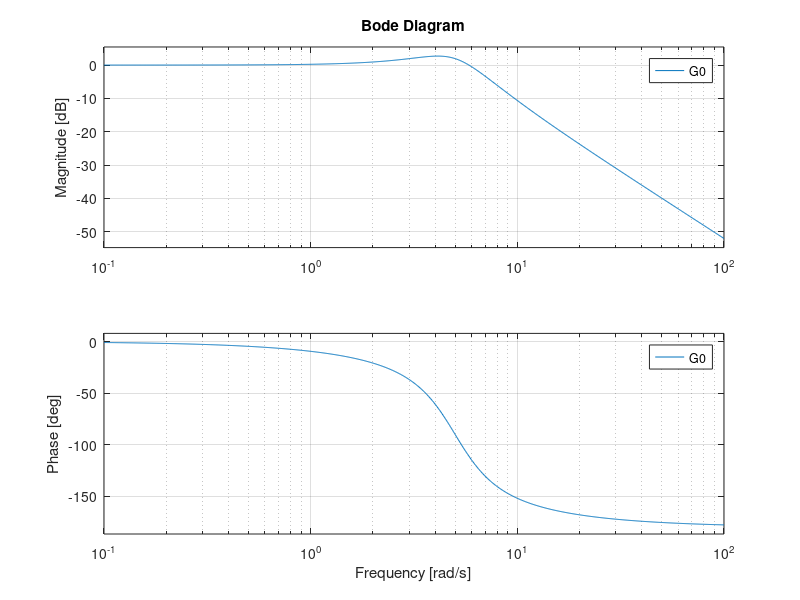
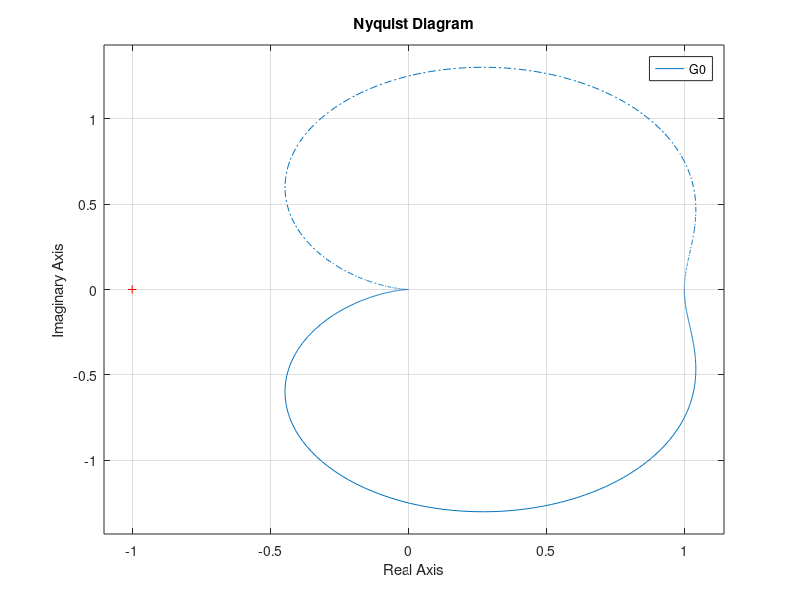
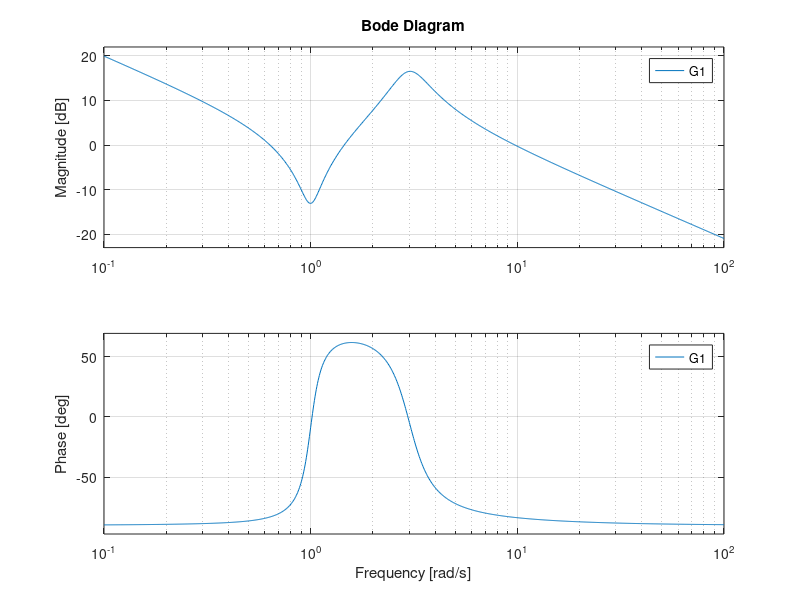
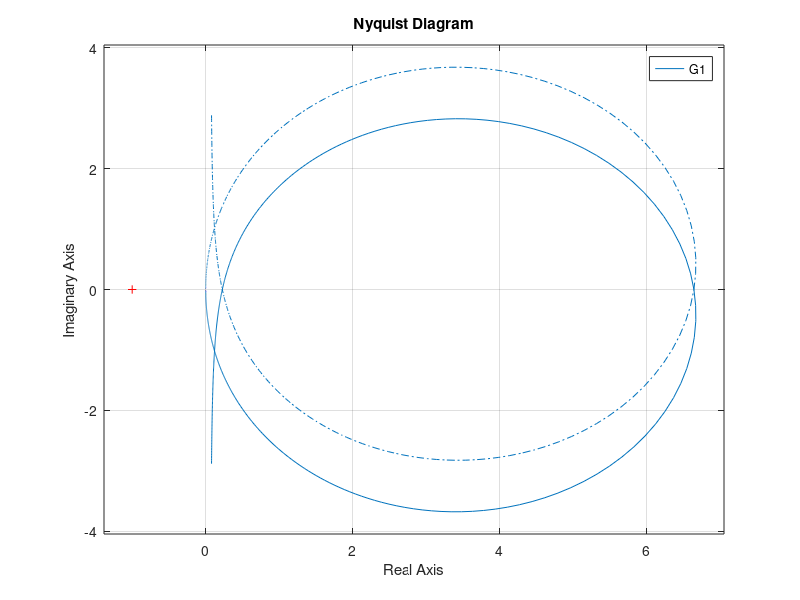

Write MATLAB code to recreate these figures, in order.
% ejemplo 1
G0 = tf(25,[1,4,25])
figure
bode(G0)
figure
nyquist(G0)



G1 = tf(9*[1,0.2,1],conv([1,0],[1,1.2,9]))
figure
bode(G1)
figure
nyquist(G1)

G2 = tf([1],[1,1,0,0])
figure
bode(G2)
figure
nyquist(G2)
